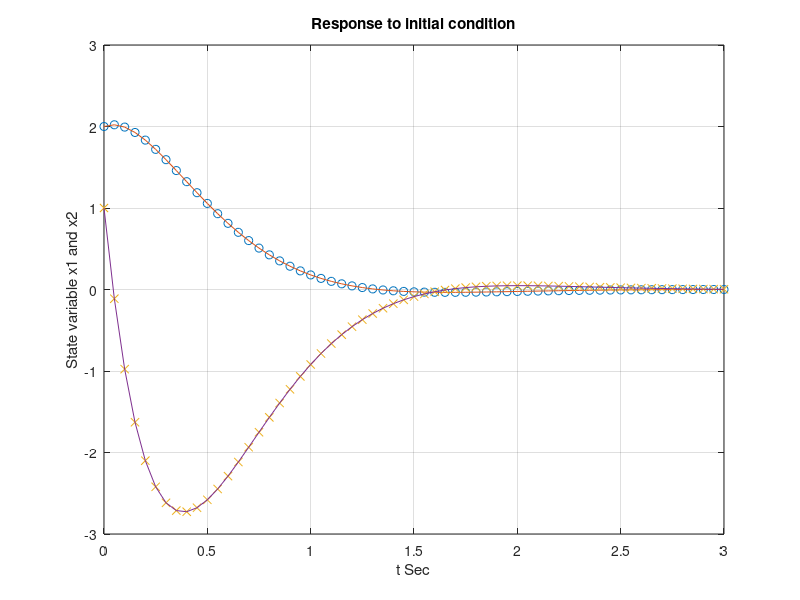

Write the MATLAB code that produced this figure. (Note: this script raises an error after producing the figure.)
pkg load control
%Response to initial condition of a state space model using initial condition
% State space Matrices
A = [0 1;-10 -5];
B = [0;0];
C = [0 0];
D =[0];
%initial condition
x0 = [2;1];
t = 0:0.05:3;
%Defining system
sys = ss(A,B,C,D);
[y,t,x] = initial(sys,x0,t);
x1 = [1 0]*x';
x2 = [0 1]*x';
plot(t,x1,'o',t,x1,t,x2,'x',t,x2)
grid on
title('Response to initial condition')
xlabel('t Sec')
ylabel('State variable x1 and x2')
gtext('x1')
gtext('x2')